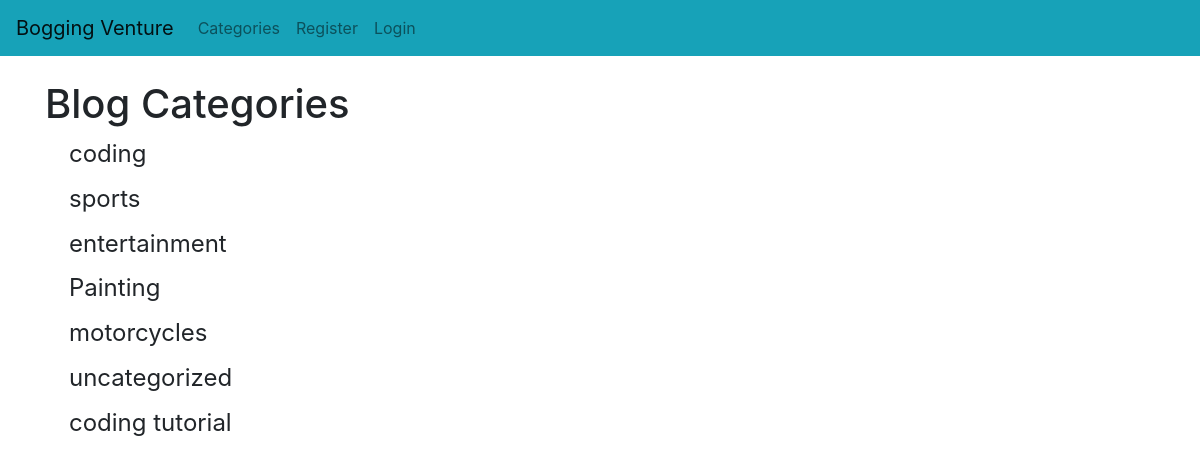
The page /category-list/ on the database its author committed.
### blogapp/models.py (models this page shows, shortened)
class Category(models.Model):
    name = models.CharField(max_length=300)
    def __str__(self):
        return self.name

### blogapp/views.py (the view)
# urls.py: path('category-list/', CategoryListView, name='category-list'),
def CategoryListView(request):
    cat_menu_list = Category.objects.all()
    return render(request, 'category_list.html', {'cat_menu_list':cat_menu_list})

### blogapp/templates/category_list.html (shortened to what this page needs)
{% extends 'base.html' %}
{% block content %}
	<h1>Blog Categories</h1>
		{% for item in cat_menu_list %}
           <h4><a class="dropdown-item" href="{% url 'category' item|slugify %}">{{ item }}</a></h4>
        {% endfor %}
{% endblock %}

### rows shown on the page
Category: name "coding"
Category: name "sports"
Category: name "entertainment"
Category: name "Painting"
Category: name "motorcycles"
Category: name "uncategorized"
Category: name "coding tutorial"
